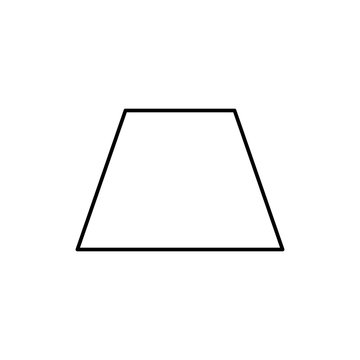
#> input picture trapez.jpg, 360 x 360 px
$ python main.py
#> lines starting #> are read from the running program, lines starting #| are printed output that depends on the picture; after the words box and inside, x2 and y2 are one past the last pixel; in counts of white or black regions, pixels touching at a corner belong together
#--Nhận diện hình dạng của khối hình (nhận đơn lẻ hoi)
import cv2 as cv
import numpy as np
#--Đọc ảnh và chuyển ảnh sang gray
arr = cv.imread('./trapez.jpg')
#> arr is the input picture: shape (360, 360, 3); min 0, max 255, mean 250.6
gray_arr = cv.cvtColor(arr,cv.COLOR_BGR2GRAY)
#--Sử dụng nhiễu Gaussian để làm mịn
gauss = cv.GaussianBlur(gray_arr,(5,5),0)
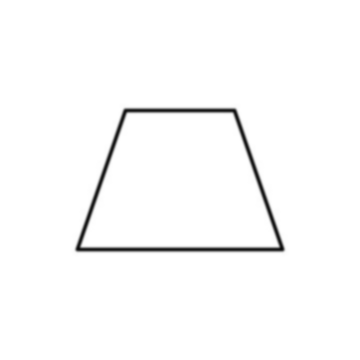
#> gauss: shape (360, 360); min 8, max 255, mean 250.6

#--Tìm cạnh Canny
canny = cv.Canny(gauss,120,200)
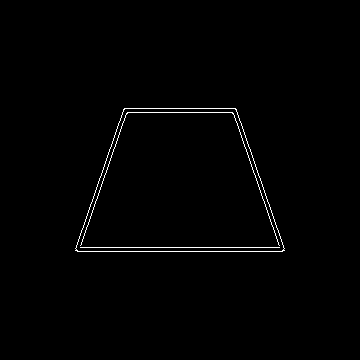
#> canny: shape (360, 360); 0.91% white in thin lines or dots, all inside (x1, y1, x2, y2) = (75, 108, 285, 252)

#--Tìm các đường viền với cài đặt chỉ tìm các đường viền ngoài
contours,_ = cv.findContours(canny,cv.RETR_EXTERNAL,cv.CHAIN_APPROX_NONE)
#> contours = 1 contour; box (x1, y1, x2, y2) and area: (75, 108, 285, 252) 23031

# print(contours[0].shape)
#--Tính toán xấp xỉ chu vi đường
perimeter = cv.arcLength(contours[0],True)
#> perimeter = 647.1
# print(perimeter)
#--Tìm đường viền xấp xỉ khép kín với đường viền của vật thể gốc
approximate_shape = cv.approxPolyDP(contours[0],0.1*perimeter,True)
#> approximate_shape = [[123, 109], [75, 250], [284, 250], [235, 108]]
#--Tìm số các điểm tạo đường viền xấp xỉ
len_approx = len(approximate_shape)
#> len_approx = 4
# print(len_approx)

#--Nếu có 4 điểm tạo nên đường viền xấp xỉ khép kín-> kết quả cho ra có thể là hình bình hành, hình chữ nhật, hình vuông
if len_approx==4:
    point_A = approximate_shape[0][0]
#> point_A = [123, 109]
    point_D = approximate_shape[1][0]
#> point_D = [75, 250]
    point_C = approximate_shape[2][0]
#> point_C = [284, 250]
    point_B = approximate_shape[3][0]
#> point_B = [235, 108]
    #--Kiểm chứng điểm
    cv.line(arr,point_A,point_B,(0,255,0),2)
    cv.line(arr,point_C,point_D,(0,255,0),2)
    cv.line(arr,point_A,point_D,(0,255,0),2)
    cv.line(arr,point_B,point_C,(0,255,0),2)
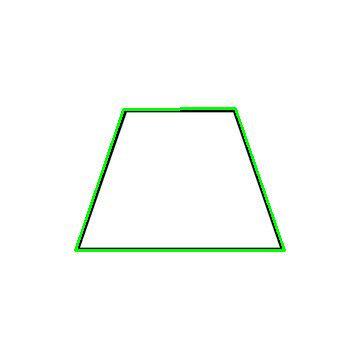
#> arr: shape (360, 360, 3); mean B, G, R 249.3, 252.8, 249.3
    # -Tìm độ dài cạnh AB,CD,AD,BC và đường chéo AC bằng tọa độ của A,B,C,D sử dụng khoảng cách giữa 2 điểm trong tọa độ
    AB_distance = np.sqrt(np.power(point_A[0]-point_B[0],2)+np.power(point_A[1]-point_B[1],2))
#> AB_distance = 112
    AD_distance = np.sqrt(np.power(point_A[0]-point_D[0],2)+np.power(point_A[1]-point_D[1],2))
#> AD_distance = 148.9
    CD_distance = np.sqrt(np.power(point_C[0]-point_D[0],2)+np.power(point_C[1]-point_D[1],2))
#> CD_distance = 209
    BC_distance = np.sqrt(np.power(point_B[0]-point_C[0],2)+np.power(point_B[1]-point_C[1],2))
#> BC_distance = 150.2
    AC_distance = np.sqrt(np.power(point_A[0]-point_C[0],2)+np.power(point_A[1]-point_C[1],2))
#> AC_distance = 214
    #-Sử dụng Pytago tìm đường chéo để phân biệt giữa hình bình hành và 2 hình vuông và hình chữ nhật
    diagonal = np.sqrt(np.power(AB_distance,2)+np.power(AD_distance,2))
#> diagonal = 186.4
    # print(f'AB : {AB_distance}px, AD : {AD_distance}px, AC : {AC_distance}px, Diagonal : {diagonal}')
    #- Xây dựng điều kiện đường chéo
    condition_diagonal_1 = np.abs(AC_distance-diagonal) >= 0
#> condition_diagonal_1 = True
    condition_diagonal_2 = np.abs(AC_distance-diagonal) <= 1
#> condition_diagonal_2 = False
    #- Nếu mà điều kiện Pytagos đúng -> phân biệt được hình bình hành,hình thang với hình vuông và hình chữ nhật
    if np.logical_and(condition_diagonal_1,condition_diagonal_2) == True:
        #- Xây dựng điều kiện AB xấp xỉ bằng AD -> là hình vuông, nếu không là hình chữ nhật
        if (np.abs(AB_distance-AD_distance) <=1.5) == True:
            print("Square") #Hình vuông
        else:
            print("Rectangle") #Hình chữ nhật
    else:
        #- Xây dựng điều kiện của hình bình hành
        condition_distance_parallelogram_1 = np.abs(AB_distance-CD_distance) <=1.5
#> condition_distance_parallelogram_1 = False
        condition_distance_parallelogram_2 = np.abs(BC_distance-AD_distance) <=1.5
#> condition_distance_parallelogram_2 = True
        # print(f'AB : {AB_distance}px, CD : {CD_distance}px')
        if np.logical_and(condition_distance_parallelogram_1,condition_distance_parallelogram_2) == True:
            print("Parallelogram") #Hình bình hành
        else:
            print("Trapeziem") #Hình thang

#--Nếu có 3 điểm tạo nên đường viên xấp xỉ khép kín -> kết quả cho ra là hình tam giác (chưa làm)
#--Còn lại khum bít
else:
    print("I dunno")

cv.imshow('bla',arr)

cv.waitKey(0)

$ run again, with circle.jpg copied over trapez.jpg
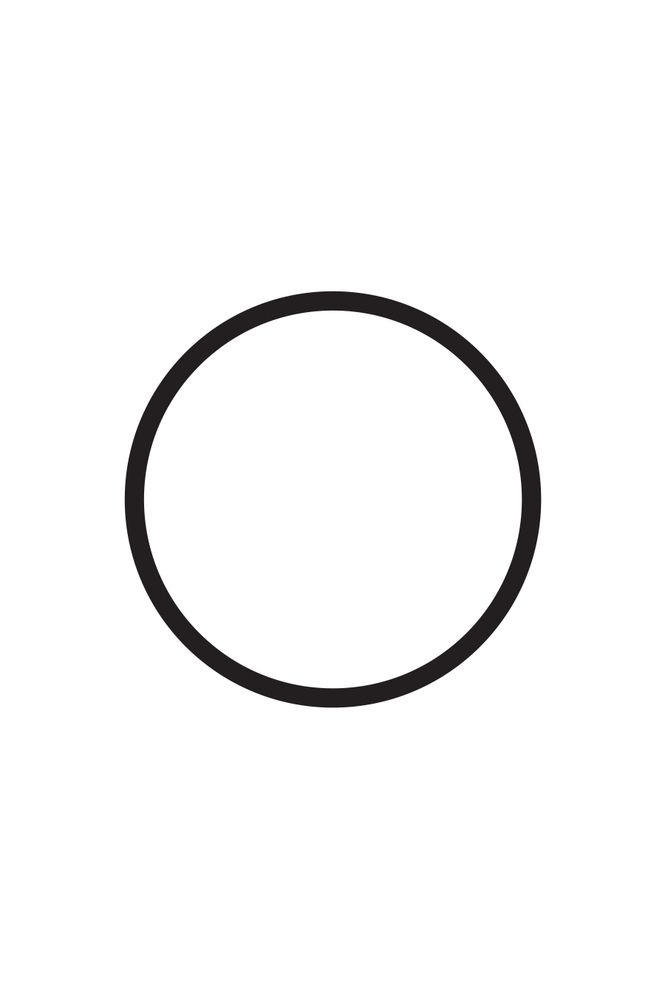
#> input picture circle.jpg, 667 x 1000 px
#> arr is the input picture: shape (1000, 667, 3); mean B, G, R 246.9, 246.9, 247
#> `canny = cv.Canny(gauss,120,200)`:
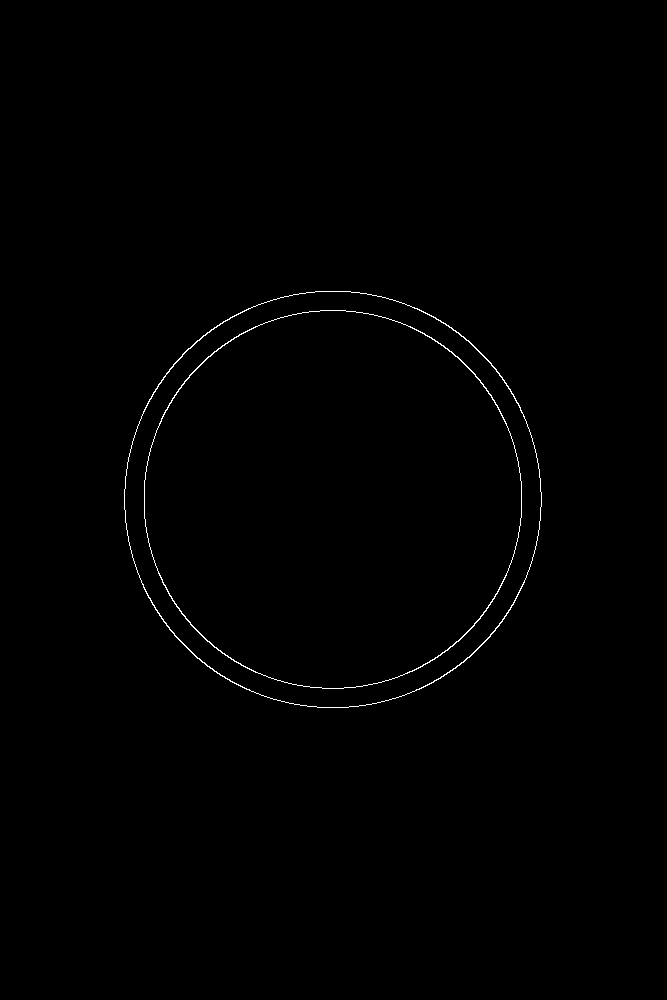
#> canny: shape (1000, 667); 0.44% white in thin lines or dots, all inside (x1, y1, x2, y2) = (124, 291, 542, 708)
#> contours = 1 contour; box (x1, y1, x2, y2) and area: (124, 291, 542, 708) 136386
#> perimeter = 1380.7
#> approximate_shape = [[315, 291], [125, 522], [348, 707], [540, 478]]
#> len_approx = 4
#> point_A = [315, 291]
#> point_D = [125, 522]
#> point_C = [348, 707]
#> point_B = [540, 478]
#> `cv.line(arr,point_B,point_C,(0,255,0),2)`:
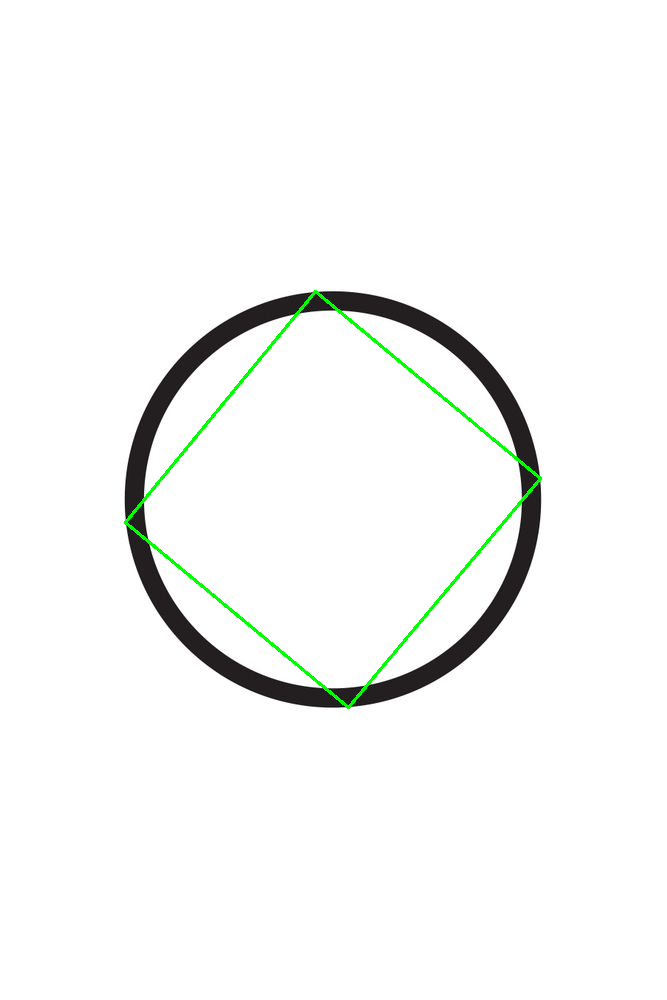
#> arr: shape (1000, 667, 3); mean B, G, R 245.7, 247.1, 245.8
#> AB_distance = 292.6
#> AD_distance = 299.1
#> CD_distance = 289.7
#> BC_distance = 298.8
#> AC_distance = 417.3
#> diagonal = 418.4
#> condition_diagonal_1 = True
#> condition_diagonal_2 = False
#> condition_distance_parallelogram_2 = True

$ run again, with parallelogram.jpg copied over trapez.jpg
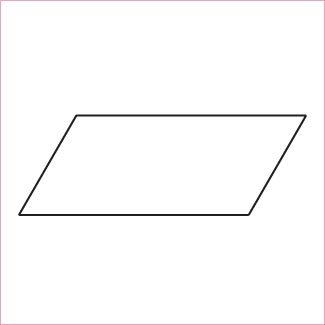
#> input picture parallelogram.jpg, 325 x 325 px
#> arr is the input picture: shape (325, 325, 3); mean B, G, R 251, 250.8, 251.3
#> `canny = cv.Canny(gauss,120,200)`:
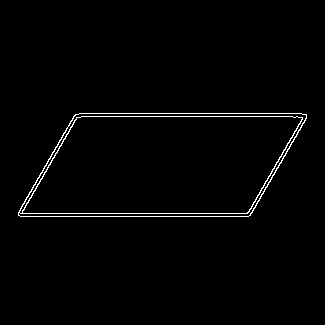
#> canny: shape (325, 325); 1.4% white in thin lines or dots, all inside (x1, y1, x2, y2) = (18, 113, 307, 217)
#> contours = 1 contour; box (x1, y1, x2, y2) and area: (18, 113, 307, 217) 24056
#> perimeter = 713.5
#> approximate_shape = [[18, 215], [248, 216], [306, 114], [75, 114]]
#> len_approx = 4
#> point_A = [18, 215]
#> point_D = [248, 216]
#> point_C = [306, 114]
#> point_B = [75, 114]
#> `cv.line(arr,point_B,point_C,(0,255,0),2)`:
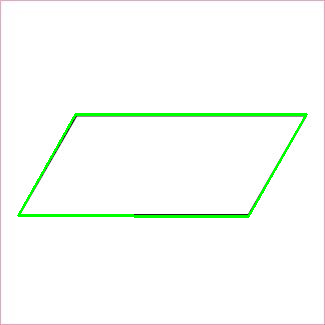
#> arr: shape (325, 325, 3); mean B, G, R 248.6, 253, 248.9
#> AB_distance = 116
#> AD_distance = 230
#> CD_distance = 117.3
#> BC_distance = 231
#> AC_distance = 305.2
#> diagonal = 257.6
#> condition_diagonal_1 = True
#> condition_diagonal_2 = False
#> condition_distance_parallelogram_1 = True

$ run again, with square.jpg copied over trapez.jpg
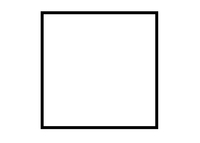
#> input picture square.jpg, 200 x 143 px
#> arr is the input picture: shape (143, 200, 3); min 0, max 255, mean 242.8
#> `canny = cv.Canny(gauss,120,200)`:
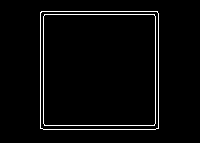
#> canny: shape (143, 200); 3.2% white in thin lines or dots, all inside (x1, y1, x2, y2) = (40, 11, 159, 130)
#> contours = 1 contour; box (x1, y1, x2, y2) and area: (40, 11, 159, 130) 13917
#> perimeter = 469.7
#> approximate_shape = [[40, 12], [40, 128], [158, 128], [157, 11]]
#> len_approx = 4
#> point_A = [40, 12]
#> point_D = [40, 128]
#> point_C = [158, 128]
#> point_B = [157, 11]
#> `cv.line(arr,point_B,point_C,(0,255,0),2)`:
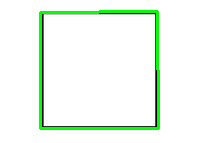
#> arr: shape (143, 200, 3); mean B, G, R 238, 250.5, 238
#> AB_distance = 117
#> AD_distance = 116
#> CD_distance = 118
#> BC_distance = 117
#> AC_distance = 165.5
#> diagonal = 164.8
#> condition_diagonal_1 = True
